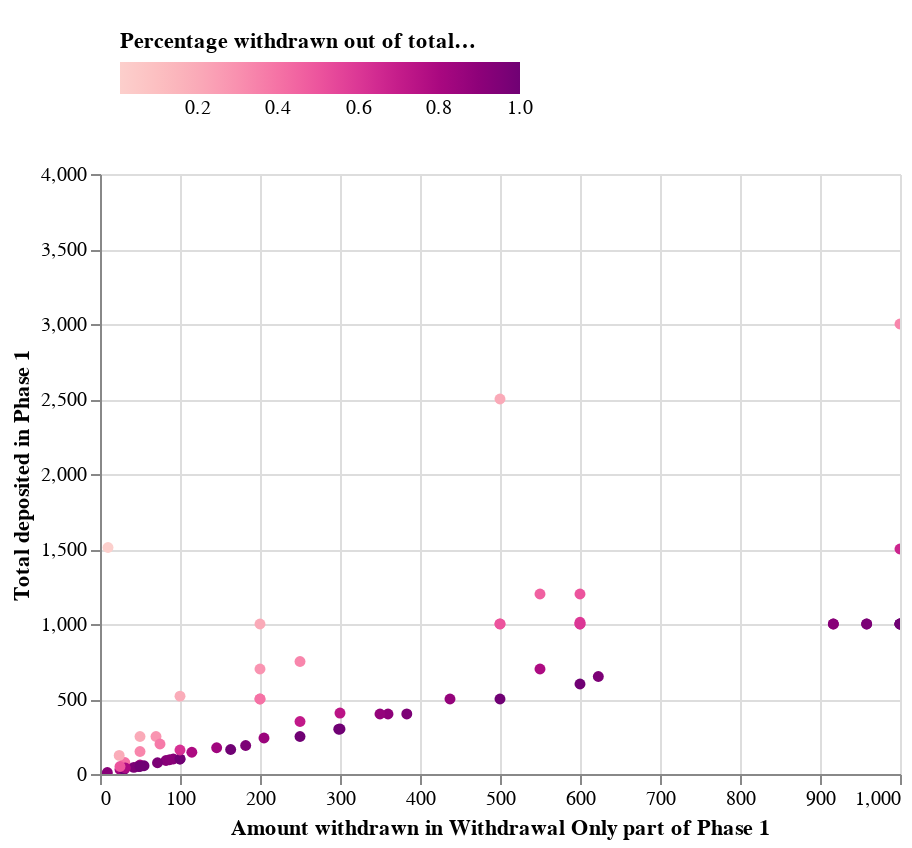

This figure's notebook cell:
### Code cell
with_users_df['perc_withdrawn_precise'] = round(with_users_df[with_users_df.has_withdrawn_p2]['WITHDRAWN_AMOUNT_PHASE2'],3)/with_users_df['deposited_p1']
dep_dist_balance_chart =alt.Chart(with_users_df.rename(columns=cols_dict)).mark_point(opacity=1, filled=True).encode(
        y=alt.Y(cols_dict['deposited_p1']+":Q",scale=alt.Scale(domain=(0, 4000))),
        x=alt.X(cols_dict['WITHDRAWN_AMOUNT_PHASE2']+":Q",scale=alt.Scale(domain=(0, 1000))),
        color=alt.Color(cols_dict['perc_withdrawn_precise']+':Q',
            scale=alt.Scale(scheme='redpurple'),
            legend=alt.Legend(
            orient='top',
            padding=10,
            legendY=-10,
            direction='horizontal')),
        tooltip=[cols_dict['sender']+':N',cols_dict['deposited_p1']+':N',
                cols_dict['WITHDRAWN_AMOUNT_PHASE2']+':N',cols_dict['perc_withdrawn_precise']+':N']
        ).configure_view(strokeOpacity=0).interactive()
dep_dist_balance_chart
